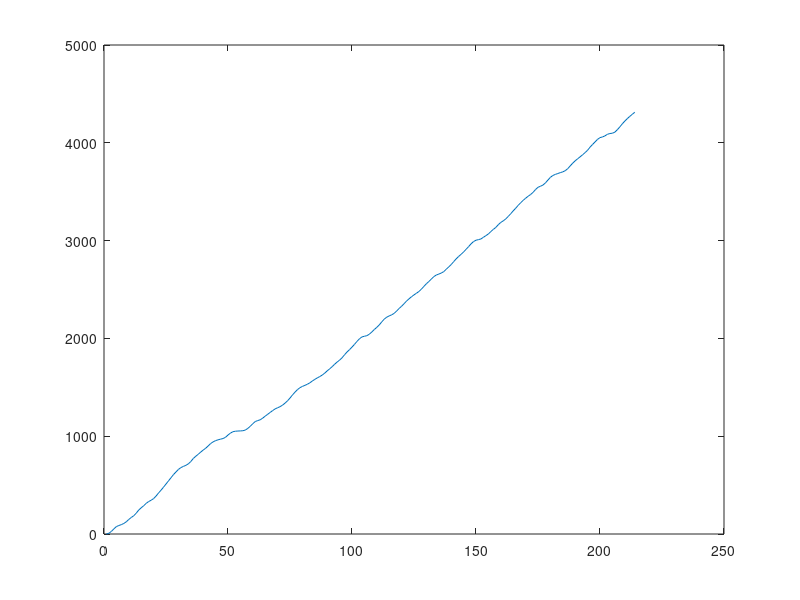

This chart was generated by the following MATLAB code: (Note: this script raises an error after producing the figure.)
dist=[0,8,27,53,76,87,96,108,125,149,169,187,213,245,268,289,313,332,345,362,388,420,448,479,511,543,575,607,634,660,679,691,702,717,741,772,795,815,838,858,877,900,925,942,955,963,970,976,989,1012,1032,1046,1051,1053,1054,1056,1063,1080,1102,1128,1150,1160,1168,1185,1205,1224,1243,1262,1279,1291,1302,1318,1338,1362,1390,1422,1450,1476,1496,1509,1520,1531,1546,1564,1581,1596,1610,1625,1645,1668,1689,1711,1736,1758,1778,1802,1833,1861,1885,1911,1939,1969,1996,2015,2022,2028,2043,2066,2091,2113,2138,2169,2197,2217,2230,2241,2256,2280,2306,2329,2355,2382,2405,2426,2445,2462,2480,2504,2532,2559,2582,2607,2632,2648,2658,2668,2683,2707,2731,2755,2785,2813,2838,2860,2884,2911,2938,2967,2990,3004,3010,3017,3034,3051,3068,3093,3115,3135,3163,3186,3202,3222,3247,3275,3304,3331,3360,3387,3411,3433,3453,3471,3493,3522,3545,3556,3568,3590,3619,3647,3666,3677,3686,3695,3703,3715,3736,3764,3792,3816,3837,3857,3878,3900,3924,3956,3983,4009,4035,4053,4060,4071,4087,4095,4098,4109,4134,4163,4194,4222,4247,4270,4291,4312];
x=1:214;
da=[380,280,190,260,340,410,320,220,220,120,20,1,61,201,201,271,371,451,401,361,301,201,101,1,1,1,1,41,1,1,31,51,1,1,1,131,121,151,231,291,201,141,171,111,191,211,301,301,201,121,21,1,11,171,181,281,341,441,341,371,431,421,381,291,201,101,21,21,1,1,101,1,1,1,1,191,291,231,291,231,311,271,181,181,81,31,1,41,1,1,201,301,401,491,461,411,371,331,301,221,131,101,1,1,111,11,1,81,71,201,241,341,391,291,191,91,111,11,1,1,1,1,1,1,1,111,211,171,91,101,61,201,151,251,281,351,451,411,471,411,371,331,231,251,151,111,11,1,71,201,301,261,171,261,161,61,1,1,181,81,41,11,1,201,301,291,201,291,371,281,331,311,281,261,241,221,221,181,141,71,101,171,211,141,181,81,1,1,11,1,1,1,91,31,171,71,101,1,151,51,141,241,311,211,301,371,271,181,281,191,221,321,221,121];
%plot(dist,da)
po=[620,520,420,350,250,150,50,31,31,161,261,221,191,271,191,271,191,271,191,271,191,271,191,271,191,291,251,151,51,191,91,191,91,191,91,191,91,191,91,191,91,191,91,191,91,191,91,191,91,191,91,191,91,191,91,191,91,191,91,191,91,191,91,191,91,191,91,191,91,191,91,191,91,191,91,191,91,191,91,191,91,191,91,191,91,191,91,191,91,191,91,191,91,191,91,191,91,191,91,191,91,191,91,191,91,191,91,201,261,311,211,191,271,191,271,191,271,191,271,191,271,191,271,191,271,191,271,191,271,191,271,191,271,191,291,251,151,51,191,91,191,91,191,91,191,91,191,91,191,91,191,91,191,91,191,91,191,91,191,91,191,91,191,91,191,91,191,91,191,91,191,91,191,91,191,91,191,91,191,91,191,91,191,91,191,91,191,91,191,91,191,91,191,91,191,91,191,91,191,91,191,91,191,91,191,91,191,91,191,91,201,261,311,211,191,271,191,271,191,271,191,271,191,271,191,271,191,271,191,271,191,271,191,271,191,291,251,151,51,191,91,191,91,191,91,191,91,191,91,191,91,191,91,191,91,191,91,191,91,191,91,191,91,191,91,191,91,191,91,191,91,191,91,191,91,191,91,191,91,191,91,191,91,191,91,191,91,191,91,191,91,191,91,191,91,191,91,191,91,191,91,191,91,191,91,191,91,191,91,201,281,271,191,271,191,271,191,271,191,271,191,271,191,271,191,271,191,271,191,271,191,271,191,291,251,151,51,191,91,191,91,191,91,191,91,191,91,191,91,191,91,191,91,191,91,191,91,191,91,191,91,191,91,191,91,191,91,191,91,191,91,191,91,191,91,191,91,191,91,191,91,191,91,191,91,191,91,191,91,191,91,191,91,191,91,191,91,191,91,201,261,301,201,231,231,231,231,231,231,231,231,231,231,231,231,231,231,231,231,231,231,231,231,231,231,231,161,131,131,221,181,181,191,91,1,61,1,171,111,101,41,41,41,31,81,81,81,81,81,81,201,301,381,381,371,271,251,191,191,191,191,191,191,191,191,191,191,191,191,191,191,191,191,191,191,191,191,191,191,191,191,191,191,191,191,191,121,21,11,11,1,1,1,1,1,1,1,1];


di=[0,4,10,16,22,27,31,35,38,40,41,43,46,49,52,55,58,61,64,67,70,73,76,79,82,85,88,91,94,96,98,100,102,104,106,108,110,112,114,116,118,120,122,124,126,128,130,132,134,136,138,140,142,144,146,148,150,152,154,156,158,160,162,164,166,168,170,172,174,176,178,180,182,184,186,188,190,192,194,196,198,200,202,204,206,208,210,212,214,216,218,220,222,224,226,228,230,232,234,236,238,240,242,244,246,248,250,252,254,256,259,262,265,268,271,274,277,280,283,286,289,292,295,298,301,304,307,310,313,316,319,322,325,328,331,334,337,340,342,344,346,348,350,352,354,356,358,360,362,364,366,368,370,372,374,376,378,380,382,384,386,388,390,392,394,396,398,400,402,404,406,408,410,412,414,416,418,420,422,424,426,428,430,432,434,436,438,440,442,444,446,448,450,452,454,456,458,460,462,464,466,468,470,472,474,476,478,480,482,484,486,488,490,493,496,499,502,505,508,511,514,517,520,523,526,529,532,535,538,541,544,547,550,553,556,559,562,565,568,570,572,574,576,578,580,582,584,586,588,590,592,594,596,598,600,602,604,606,608,610,612,614,616,618,620,622,624,626,628,630,632,634,636,638,640,642,644,646,648,650,652,654,656,658,660,662,664,666,668,670,672,674,676,678,680,682,684,686,688,690,692,694,696,698,700,702,704,706,708,710,712,714,717,720,723,726,729,732,735,738,741,744,747,750,753,756,759,762,765,768,771,774,777,780,783,786,789,791,793,795,797,799,801,803,805,807,809,811,813,815,817,819,821,823,825,827,829,831,833,835,837,839,841,843,845,847,849,851,853,855,857,859,861,863,865,867,869,871,873,875,877,879,881,883,885,887,889,891,893,895,897,899,901,903,905,907,909,911,913,915,917,919,922,925,928,931,934,937,940,943,946,949,952,955,958,961,964,967,970,973,976,979,982,985,988,991,994,996,998,1000,1004,1011,1019,1028,1038,1048,1059,1070,1082,1094,1107,1120,1133,1146,1160,1174,1188,1202,1216,1230,1244,1258,1273,1288,1303,1318,1333,1348,1364,1380,1396,1412,1428,1444,1460,1476,1492,1508,1524,1540,1556,1572,1588,1604,1620,1636,1652,1668,1684,1700,1716,1732,1748,1764,1780,1796,1812,1827,1842,1857,1872,1887,1902,1917,1932,1947,1962,1977];

ppo=[850 14 161 211 271 321 371 271 231 311 301 291 321 321 321 321 321 321 321 321 321 321 321 321 321 321 321 314 393 11 191 291 321 381 441 344 244 314 314 314 314 314 314 319 380 21 191 291 391 461 362 283 323 295 314 373 31 191 291 391 461 371 277 297 317 314 363 31 191 291 321 381 441 343 244 314 314 314 314 314 324 314 363 31 191 291 321 381 441 343 244 314 314 314 314 314 314 320 369 31 191 291 341 371 441 343 244 314 314 314 314 314 321 368 31 191 291 321 381 421 331 301 291 321 321 331 314 363 31 191 291 321 381 441 342 244 314 314 314 314 314 314 320 369 31 191 291 341 371 441 343 244 314 314 314 314 314 321 368 31 191 291 341 371 441 342 244 314 314 314 314 314 321 318 321 228 148 188 288 298 398 428 334 274 314 314 314 314 314 318 371 31 191 291 321 381 441 344 254 314 314 314 314 314 314 373 31 191 291 321 381 441 342 245 315 315 315 315 315 321 368 31 191 291 321 381 441 341 245 315 315 315 315 315 321 368 41 191 291 321 381 441 343 245 315 315 315 325 317 371 41 191 291 321 381 441 342 244 314 314 314 314 314 321 328 314 303 299 302 260 270 220 260 210 300 250 350 410 410 366 290 267 247 277 307 387 336 269 340 276 316 271 339 267 332 281 312 264 353 268 321 268 341 255 349 260 336 268 331 282 312 263 354 268 320 259 356 256 339 267 331 282 312 264 353 268 321 278 324 277 325 225 125];


ddi=[0 5 13 20 26 32 37 42 47 51 55 59 63 67 71 75 79 83 87 91 95 99 103 107 111 115 119 123 127 131 134 137 140 143 146 150 154 158 162 166 170 174 178 182 186 190 193 196 199 202 206 210 214 218 222 226 230 233 236 239 242 246 250 254 258 262 266 270 273 276 279 282 285 289 293 297 301 305 309 313 317 321 325 329 332 335 338 341 344 348 352 356 360 364 368 372 376 380 384 388 391 394 397 400 403 407 411 415 419 423 427 431 435 439 443 446 449 452 455 458 462 466 470 474 478 482 486 490 494 497 500 503 506 509 513 517 521 525 529 533 537 541 545 549 553 556 559 562 565 568 572 576 580 584 588 592 596 600 604 608 611 614 617 620 623 627 631 635 639 643 647 651 655 659 663 667 670 673 676 679 682 685 689 693 697 701 705 709 713 717 721 725 728 731 734 737 740 744 748 752 756 760 764 768 772 776 780 783 786 789 792 795 799 803 807 811 815 819 823 827 831 835 838 841 844 847 850 854 858 862 866 870 874 878 882 886 890 893 896 899 902 905 909 913 917 921 925 929 933 937 941 944 947 950 953 956 960 964 968 972 976 980 984 988 992 996 1000 1004 1010 1018 1027 1037 1048 1060 1072 1085 1098 1112 1126 1141 1156 1171 1186 1201 1216 1231 1247 1263 1279 1295 1311 1327 1343 1359 1375 1391 1407 1423 1439 1455 1471 1487 1503 1519 1535 1551 1567 1583 1599 1615 1631 1647 1663 1679 1695 1711 1727 1743 1759 1775 1791 1807 1823 1839 1855 1871 1887 1903 1919 1935 1951 1967 1983];

plot(x,dist)
[das] = window_smooth(po,15);

%plot(di,das);
% x=[0:pi/8:2*pi];
% y=[203,200,195,196,203,203,200,206];
% lime=[190,206;190,206;190,206;190,206;190,206;190,206;190,206;190,206];
% label={'NW','W','SW','S','SE','E','NE','N'};
% %polar(x,y,'b')
% Draw_radar(y,lime,label)
% function Draw_radar(data,lim,labels)
%data是要画图的数据（根据数据的个数来确定雷达图的轴数）
%lim是各指标画图上下限范围
%labels是坐标轴名称
%     n=length(data);%维度
%     adj_data=zeros(n,1);
%     point=zeros(n,2);
%     
%     set(gca,'units','normal','pos',[0 0 1 1]);
%     axis off
%     axis equal
%     hold on
%     theta_last=pi/2;
%     for i=1:n
%         theta=2*pi/n*i+pi/2;
%         plot([0,500*cos(theta)],[0,500*sin(theta)],'k-','linewidth',2);
%         for j=1:5
%            plot([j*100*cos(theta_last),j*100*cos(theta)],[j*100*sin(theta_last),j*100*sin(theta)],'--','linewidth',0.75,'color',[0.5,0.5,0.5]);
%         end
%         
%         theta_last=theta;
%         if data(i)<lim(i,1)
%             adj_data(i)=0;
%         elseif data(i)>lim(i,2)
%             adj_data(i)=500;
%         else
%             adj_data(i)=(data(i)-lim(i,1))/(lim(i,2)-lim(i,1))*500;
%         end
%         point(i,1:2)=[adj_data(i)*cos(theta);adj_data(i)*sin(theta)];
%         text_around(510*cos(theta),510*sin(theta),labels{i},theta);
%     end
%     
%     for i=1:n
%         theta=2*pi/n*i+pi/2;
%         for j=1:5
%             text_around(j*100*cos(theta),j*100*sin(theta),num2str(lim(i,1)+(lim(i,2)-lim(i,1))/5*j),theta+pi/2,7);
%         end
%     end
%     plot([point(:,1);point(1,1)],[point(:,2);point(1,2)],'k-','linewidth',0.8);
%     fill(point(:,1),point(:,2),[0.9 0.9 0.7])
%     alpha(0.5);
%     texts=findobj(gca,'Type','Text');
%     minx=-300;
%     maxx=300;
%     miny=-300;
%     maxy=300;
%     for i=1:length(texts)
%         rect=get(texts(i),'Extent');
%         x=rect(1);
%         y=rect(2);
%         dx=rect(3);
%         dy=rect(4);
%         if x<minx
%             minx=x;
%         elseif x+dx>maxx
%             maxx=x+dx;
%         end
%         if y<miny
%             miny=y;
%         elseif y+dy>maxy
%             maxy=y+dy;
%         end
%     end
%     axis([minx-50,maxx+50,miny-20,maxy+20]);
% end
%  
% function text_around(x,y,txt,theta,fontsize)
%     if nargin==4
%         fontsize=10;
%     end
%     section=mod(theta+pi/12,2*pi);
%     if section>pi+pi/6
%         %上对齐
%         if section>1.5*pi+pi/6
%             %左对齐
%             text(x,y,txt,'VerticalAlignment','cap','HorizontalAlignment','left','Fontsize',fontsize);
%         elseif section>1.5*pi
%             %中对齐
%             text(x,y,txt,'VerticalAlignment','cap','HorizontalAlignment','center','Fontsize',fontsize);
%         else
%             %右对齐
%             text(x,y,txt,'VerticalAlignment','cap','HorizontalAlignment','right','Fontsize',fontsize);
%         end
%     elseif section>pi
%         %中、右对齐
%         text(x,y,txt,'VerticalAlignment','middle','HorizontalAlignment','right','Fontsize',fontsize);
%     elseif section>pi/6
%         %下对齐
%         if section>0.5*pi+pi/6
%             %右对齐
%             text(x,y,txt,'VerticalAlignment','bottom','HorizontalAlignment','right','Fontsize',fontsize);
%         elseif section>0.5*pi
%             %中对齐
%             text(x,y,txt,'VerticalAlignment','bottom','HorizontalAlignment','center','Fontsize',fontsize);
%         else
%             %左对齐
%             text(x,y,txt,'VerticalAlignment','bottom','HorizontalAlignment','left','Fontsize',fontsize);
%         end
%     else
%         %中、左对齐
%         text(x,y,txt,'VerticalAlignment','middle','HorizontalAlignment','left','Fontsize',fontsize);
%     end
% end
% 
function [data_m] = window_smooth(data,n)
%n为窗口长度
L = length(data);%数据长度
 
%均值滤波
m = 0;
k = 0;
for i =1:L
    if(i<n)
        data_m(i) = data(i);
    else
       for(j = i-n+1:i)
           k = k+1;
       w1(k) = data(j);
       end
    data_m(i) = mean(w1);
    k = 0;
    end
end
end